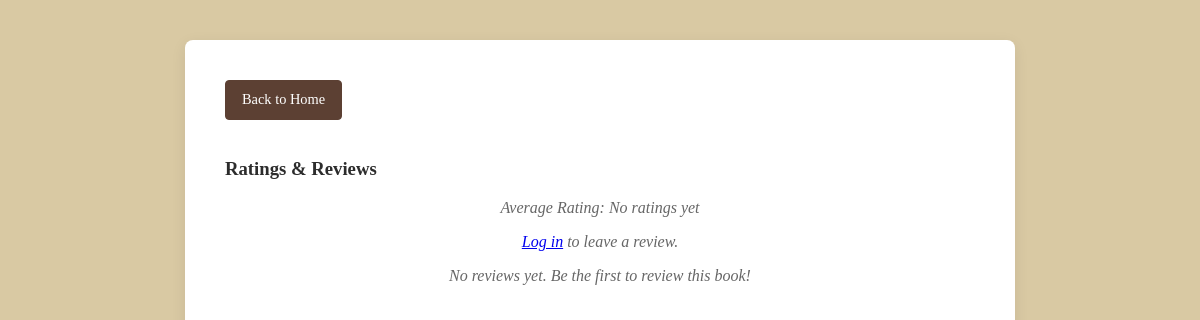
The app's page /catalog/book/28/, older data.
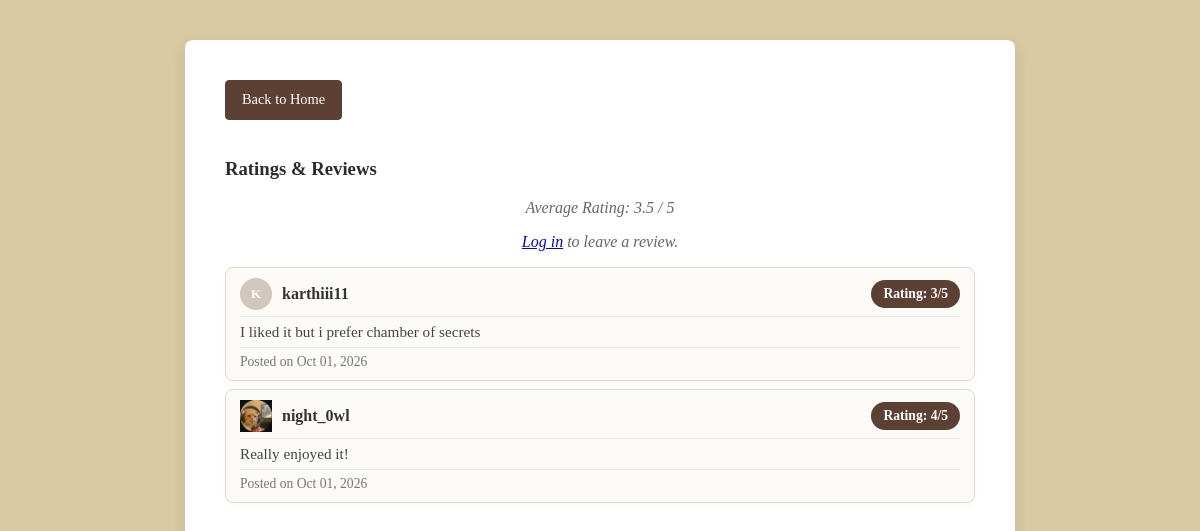
The same page, newer data.
### catalog/models.py (models this page shows, shortened)
class Review(models.Model):
    review_id = models.AutoField(primary_key=True)
    book = models.ForeignKey(Book, on_delete=models.CASCADE, related_name='reviews')
    user = models.ForeignKey(User, on_delete=models.CASCADE, related_name='reviews')
    rating = models.IntegerField()
    comment = models.TextField()
    created_at = models.DateTimeField(auto_now_add=True)
    updated_at = models.DateTimeField(auto_now=True)

class UserProfile(models.Model):
    user = models.OneToOneField(User, on_delete=models.CASCADE)
    full_name = models.CharField(max_length=150, blank=True)
    bio = models.TextField(blank=True)
    profile_picture = models.ImageField(upload_to='profile_pics/', blank=True, null=True)
    is_verified = models.BooleanField(default=False)
    verification_token = models.CharField(max_length=100, blank=True, null=True)

### catalog/views.py (the view)
# urls.py: path('book/<int:book_id>/', views.book_detail, name='book_detail'),
def book_detail(request, book_id):
    book = get_object_or_404(Book, pk=book_id)
    reviews = Review.objects.filter(book=book)
    avg_rating = reviews.aggregate(Avg('rating'))['rating__avg']
    user_has_reviewed = False
    if request.user.is_authenticated:
        user_has_reviewed = reviews.filter(user=request.user).exists()
    context = {
        'book': book,
        'reviews': reviews,
        'avg_rating': avg_rating,
        'user_has_reviewed': user_has_reviewed,
    }
    return render(request, 'catalog/book_detail.html', context)

### catalog/templates/catalog/book_detail.html (shortened to what this page needs)
<head>
    {% load static %}
    <link rel="stylesheet" href="{% static 'catalog/style.css' %}">
</head>
<body>
    <div class="book-card">
        <div class="mb-3">
        <a href="{% url 'index' %}" class="custom-back-btn">Back to Home</a>
    </div>
    <div class="reviews-section mt-5">
    <h3>Ratings & Reviews</h3>
    <p>Average Rating:
    {% if avg_rating %}
        {{ avg_rating|floatformat:1 }} / 5
    {% else %}
        No ratings yet
    {% endif %}
    </p>
    {% if user.is_authenticated %}
        {% if not user_has_reviewed %}
        <form method="POST" action="{% url 'add_review' book.pk %}" class="mb-4">
            {% csrf_token %}
            <div class="mb-3">
                <label for="rating" class="form-label">Rating (1-5)</label>
                <select name="rating" id="rating" class="form-select" required>
                    <option value="" selected disabled>Choose...</option>
                    <option value="1">1 - Poor</option>
                    <option value="2">2 - Average</option>
                    <option value="3">3 - Good</option>
                    <option value="4">4 - Very Good</option>
                    <option value="5">5 - Excellent</option>
                </select>
            </div>
            <div class="mb-3">
                <label for="comment" class="form-label">Review Comment</label>
                <textarea name="comment" id="comment" rows="3" class="form-control" placeholder="Write your review here..."></textarea>
            </div>
            <button type="submit" class="btn btn-primary">Submit Review</button>
        </form>
    {% else %}
        <p class="text-muted fst-italic mb-4">You have already reviewed this book. You can edit your existing review below.</p>
        {% endif %}
    {% else %}
        <p><a href="{% url 'login' %}">Log in</a> to leave a review.</p>
    {% endif %}
    <div class="list-group">
        {% for review in reviews %}
            <div class="list-group-item list-group-item-action flex-column align-items-start mb-2">
                <div class="review-header" style="display: flex; justify-content: space-between; align-items: center; width: 100%;">
        <div style="display: flex; align-items: center; gap: 10px;">
        {% if review.user.userprofile.profile_picture %}
        <img src="{{ review.user.userprofile.profile_picture.url }}" alt="{{ review.user.username }}" class="rounded-circle me-2" width="32" height="32" style="object-fit: cover;">
        {% else %}
        <div style="width: 32px; height: 32px; border-radius: 50%; background-color: #d1c7bd; display: flex; align-items: center; justify-content: center; font-weight: bold; color: #fff; font-size: 0.8rem;">
            {{ review.user.username|make_list|first|upper }}
        </div>
        {% endif %}
                <h5 style="margin: 0; font-weight: bold; font-size: 1rem;">{{ review.user.username }}</h5>
            </div>
                    <span class="badge bg-secondary">Rating: {{ review.rating }}/5</span>
                </div>
                <p class="mb-1 review-comment">{{ review.comment }}</p>
                <div class="review-footer">
                <small class="text-muted">Posted on {{ review.created_at|date:"M d, Y" }}</small>
</div>
            </div>
        {% empty %}
            <p class="text-muted">No reviews yet. Be the first to review this book!</p>
        {% endfor %}
    </div>
</div>
</body>
</html>

### catalog/static/catalog/style.css (style rules this page uses)
body p { text-align: center; color: #666; font-style: italic; }

### catalog/templates/catalog/book_detail.html (style rules this page uses)
body { background-color: #d9c9a3; font-family: 'Georgia', serif; color: #2c2c2c; margin: 0; padding: 40px 20px; display: flex; justify-content: center; }
.book-card { width: 100%; max-width: 750px; background: #ffffff; padding: 40px; border-radius: 8px; box-shadow: 0 4px 15px rgba(0, 0, 0, 0.08); }
.list-group { border-radius: 8px; }
.list-group-item { background-color: #fdfbf7 !important; border: 1px solid #e0dad0 !important; border-radius: 8px !important; margin-bottom: 8px !important; padding: 10px 14px !important; box-shadow: 0 2px 6px rgba(0, 0, 0, 0.03); }
.list-group-item h5 { font-size: 1.1rem; font-weight: bold; color: #333333; }
.list-group-item .review-header { width: 100%; display: flex; justify-content: space-between; align-items: center; margin-bottom: 2px !important; border-bottom: 1px solid #eaeaea; padding-bottom: 6px !important; }
.list-group-item .review-comment { font-style: normal; color: #444; font-size: 0.95rem; margin: 6px 0 !important; text-align: left; width: 100%; }
.list-group-item { background-color: #fdfbf7 !important; border: 1px solid #e0dad0 !important; }
.badge { background-color: #5c4033 !important; color: #fff !important; padding: 6px 12px; border-radius: 20px; font-size: 0.85rem; font-weight: 600; }
.list-group-item .text-muted, .list-group-item small { color: #777 !important; font-size: 0.85rem; }
.review-footer { display: flex; justify-content: space-between; align-items: center; width: 100%; margin-top: 6px !important; padding-top: 6px !important; border-top: 1px solid #eaeaea; }
.custom-back-btn { display: inline-block !important; background-color: #5c4033 !important; color: #ffffff !important; padding: 8px 16px !important; border-radius: 4px !important; border: 1px solid #5c4033 !important; text-decoration: none !important; font-weight: 500 !important; font-size: 0.9rem !important; margin-bottom: 20px !important; line-height: 1.5 !important; transition: all 0.2s ease !important; }

Row changes from the older to the newer data that the page shows:
added Review: user.username|make_list "K", user.username "karthiii11", rating "3", comment "I liked it but i prefer chamber of secrets", created_at "Oct 01, 2026"
added Review: user.userprofile.profile_picture (picture), user.username "night_0wl", rating "4", comment "Really enjoyed it!", created_at "Oct 01, 2026"
Text that changed along with them:
{{ avg_rating|floatformat:1 }}: (not shown) → "3.5"
text no longer shown: "No ratings yet No reviews yet. Be the first to review this book!"
text now shown: "/ 5"
